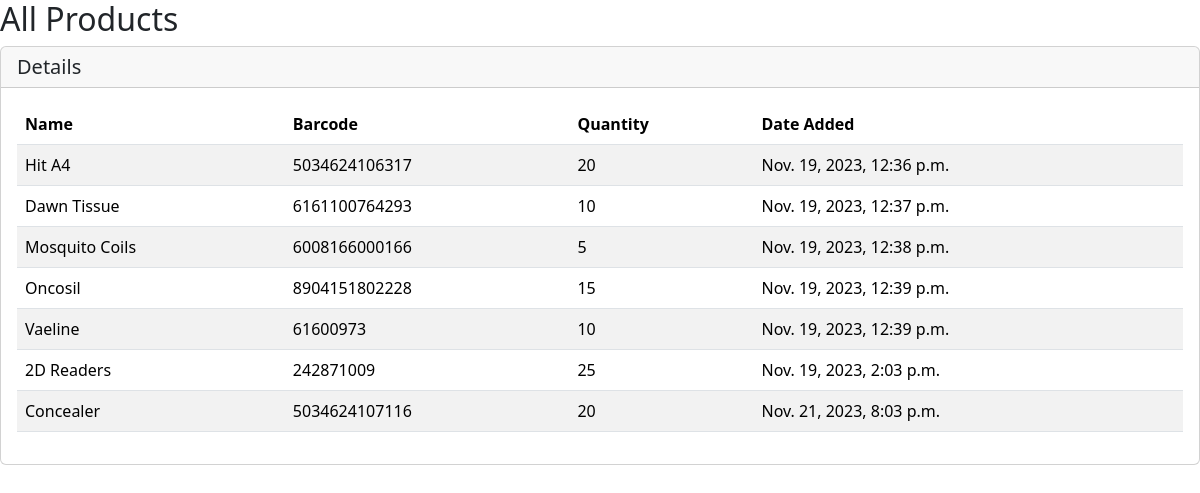
The page /all/?download_html=1 on the database as committed earlier.
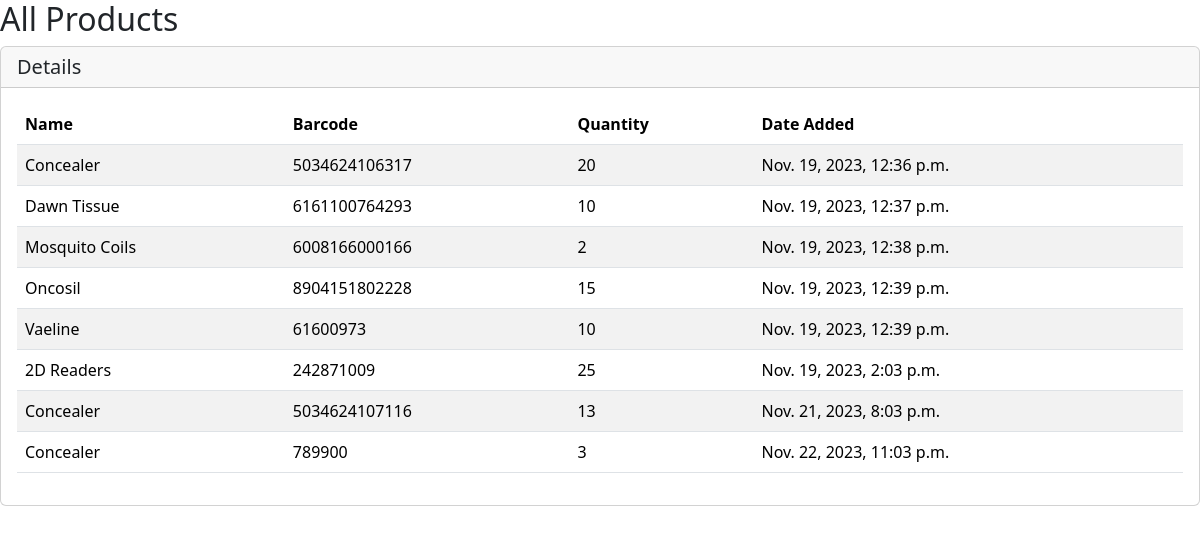
The same page on the database as committed later.
### inventory/models.py (models this page shows, shortened)
class Product(models.Model):
    NAME_CHOICES = [
      ('Concealer','Concealer'),
      ('Mascara','Mascara'),
      ('Blush','Blush'),
      ('Foundation','Foundation'),
      ('Eye shadow','Eye shadow'),
      ('Eye liner','Eye liner'),
      ('Primer','Primer'),
      ('Clinique','Clinique'),
      ('Bronzer','Bronzer'),
      ('Highlighter','Highlighter'),
      ('Maybelline','Maybelline'),
      ('Powder','Powder'),
      ('Mosturizer','Mosturizer'),
      ('Cream','Cream'),
      ('Shampoo','Shampoo'),
    ]
    name = models.CharField(max_length=255, choices=NAME_CHOICES)
    barcode = models.CharField(max_length=14, unique=True)
    quantity_available = models.PositiveIntegerField(default=0)
    date_added = models.DateTimeField(auto_now_add=True)

### inventory/views.py (the view)
# urls.py: path('all/', all_products, name='all_products'),
def all_products(request):
  products = Product.objects.all()
  if 'download_html' in request.GET:
    html_content = render_to_string('downloadable_products.html', {'products': products})
    response = HttpResponse(html_content, content_type='text/html')
    response['Content-Disposition'] = 'attachment; filename="products_details.html"'
    return response
  return render(request, 'all_products.html', {'products': products})

### templates/downloadable_products.html (shortened to what this page needs)
{% load static %}
<!doctype html>
<html lang="en">
<head>
  <link rel="stylesheet" href="https://cdn.jsdelivr.net/npm/bootstrap@5.3.2/dist/css/bootstrap.min.css">
</head>
<body>
<h2>All Products</h2>
<div class="card">
  <h5 class="card-header">Details</h5>
  <div class="card-body">
    <table class="table table-striped">
        <thead>
        <tr>
            <th>Name</th>
            <th>Barcode</th>
            <th>Quantity</th>
            <th>Date Added</th>
        </tr>
        </thead>
        <tbody>
        {% for product in products %}
            <tr>
                <td>{{ product.name }}</td>
                <td>{{ product.barcode }}</td>
                <td>{{ product.quantity_available }}</td>
                <td>{{ product.date_added }}</td>
            </tr>
        {% endfor %}
        </tbody>
    </table>
  </div>
</div>
</body>
</html>

Rows that differ between the two databases and show on the page:
changed Product "Nov. 19, 2023, 12:36 p.m.": name "Hit A4" → "Concealer"
changed Product "Mosquito Coils": quantity_available "5" → "2"
changed Product "Nov. 21, 2023, 8:03 p.m.": quantity_available "20" → "13"
added Product: name "Concealer", barcode "789900", quantity_available "3", date_added "Nov. 22, 2023, 11:03 p.m."
